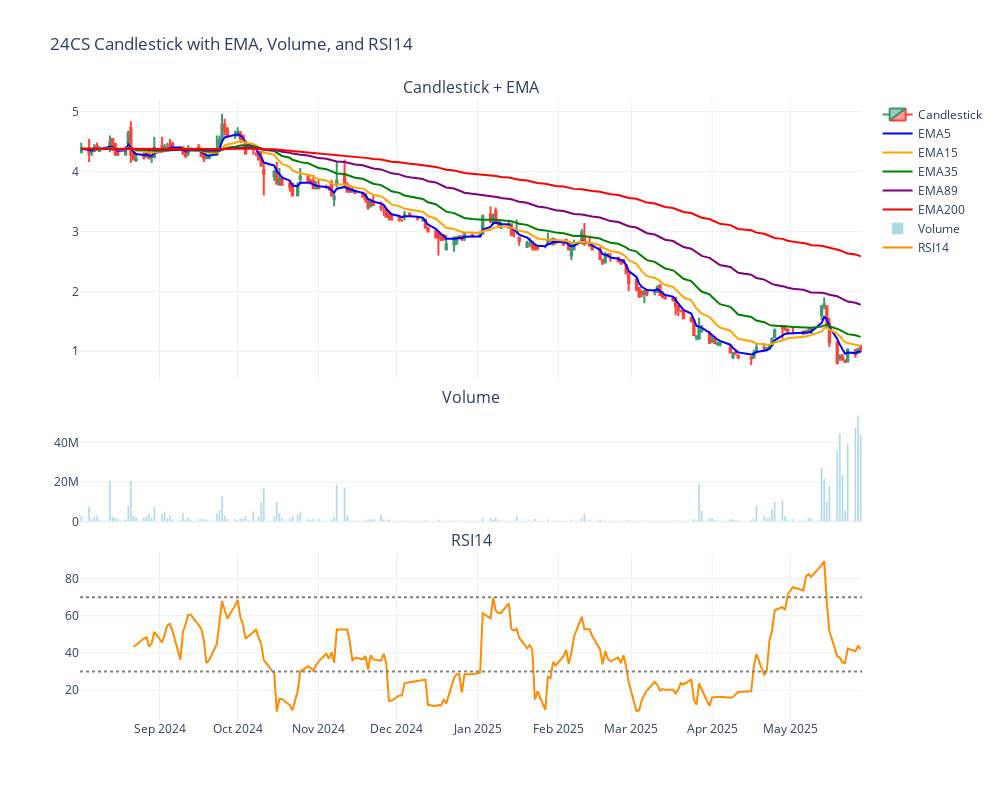

The notebook cell saved with this chart:
### Code cell
import plotly.graph_objects as go
from plotly.subplots import make_subplots

# 🔹 เลือกหุ้นเดียว (เช่น 24CS)
ohlc_df = df_cand[df_cand["symbol"] == "24CS"].copy()

# 🔹 จัดการ index
ohlc_df["time"] = pd.to_datetime(ohlc_df["time"])
ohlc_df = ohlc_df.sort_values("time")
ohlc_df = ohlc_df.set_index("time")
ohlc_df.index.name = "Date"

# 🔹 Rename columns
ohlc_df = ohlc_df.rename(columns={
    "open_price": "Open",
    "high_price": "High",
    "low_price": "Low",
    "close_price": "Close",
    "volume": "Volume"
})

# 🔹 เลือก 200 วันล่าสุด
ohlc_df = ohlc_df.tail(200)

# 🔹 คำนวณ EMA
for p in [5, 15, 35, 89, 200]:
    ohlc_df[f"EMA{p}"] = ohlc_df["Close"].ewm(span=p, adjust=False).mean()

# 🔹 คำนวณ RSI14
delta = ohlc_df["Close"].diff()
gain = (delta.where(delta > 0, 0)).rolling(14).mean()
loss = (-delta.where(delta < 0, 0)).rolling(14).mean()
rs = gain / loss
ohlc_df["RSI14"] = 100 - (100 / (1 + rs))

# ✅ Subplots (3 แถว)
fig = make_subplots(
    rows=3, cols=1, shared_xaxes=True,
    row_heights=[0.5, 0.2, 0.3],
    vertical_spacing=0.05,
    subplot_titles=("Candlestick + EMA", "Volume", "RSI14")
)

# ✅ Candlestick
fig.add_trace(go.Candlestick(
    x=ohlc_df.index,
    open=ohlc_df['Open'],
    high=ohlc_df['High'],
    low=ohlc_df['Low'],
    close=ohlc_df['Close'],
    name="Candlestick"
), row=1, col=1)

# ✅ EMA lines
colors = {5:"blue", 15:"orange", 35:"green", 89:"purple", 200:"red"}
for p in [5, 15, 35, 89, 200]:
    fig.add_trace(go.Scatter(
        x=ohlc_df.index,
        y=ohlc_df[f"EMA{p}"],
        mode="lines",
        line=dict(width=2, color=colors[p]),
        name=f"EMA{p}"
    ), row=1, col=1)

# ✅ Volume
fig.add_trace(go.Bar(
    x=ohlc_df.index,
    y=ohlc_df['Volume'],
    marker_color="lightblue",
    name="Volume"
), row=2, col=1)

# ✅ RSI14
fig.add_trace(go.Scatter(
    x=ohlc_df.index,
    y=ohlc_df["RSI14"],
    line=dict(color="darkorange", width=2),
    name="RSI14"
), row=3, col=1)

# ✅ เส้นระดับ RSI 30 และ 70
for level in [30, 70]:
    fig.add_hline(y=level, line_dash="dot", line_color="gray", row=3, col=1)

# ✅ Layout
fig.update_layout(
    title="24CS Candlestick with EMA, Volume, and RSI14",
    xaxis_rangeslider_visible=False,
    template="plotly_white",
    width=1000,
    height=800
)

fig.show()

### Figure 1 — Plotly figure (JSON) as saved in the notebook; plotly's stock layout.template omitted (floating-point values rounded to 4 significant figures; data arrays with more than 128 entries replaced by an {"elided": "..."} marker saying what was removed)
{"data": [{"close": {"elided": "200 float values"}, "high": {"elided": "200 float values"}, "low": {"elided": "200 float values"}, "name": "Candlestick", "open": {"elided": "200 float values"}, "type": "candlestick", "x": {"elided": "200 str values"}, "xaxis": "x", "yaxis": "y"}, {"line": {"color": "blue", "width": 2}, "mode": "lines", "name": "EMA5", "type": "scatter", "x": {"elided": "200 str values"}, "xaxis": "x", "y": {"elided": "200 float values"}, "yaxis": "y"}, {"line": {"color": "orange", "width": 2}, "mode": "lines", "name": "EMA15", "type": "scatter", "x": {"elided": "200 str values"}, "xaxis": "x", "y": {"elided": "200 float values"}, "yaxis": "y"}, {"line": {"color": "green", "width": 2}, "mode": "lines", "name": "EMA35", "type": "scatter", "x": {"elided": "200 str values"}, "xaxis": "x", "y": {"elided": "200 float values"}, "yaxis": "y"}, {"line": {"color": "purple", "width": 2}, "mode": "lines", "name": "EMA89", "type": "scatter", "x": {"elided": "200 str values"}, "xaxis": "x", "y": {"elided": "200 float values"}, "yaxis": "y"}, {"line": {"color": "red", "width": 2}, "mode": "lines", "name": "EMA200", "type": "scatter", "x": {"elided": "200 str values"}, "xaxis": "x", "y": {"elided": "200 float values"}, "yaxis": "y"}, {"marker": {"color": "lightblue"}, "name": "Volume", "type": "bar", "x": {"elided": "200 str values"}, "xaxis": "x2", "y": {"elided": "200 int values"}, "yaxis": "y2"}, {"line": {"color": "darkorange", "width": 2}, "name": "RSI14", "type": "scatter", "x": {"elided": "200 str values"}, "xaxis": "x3", "y": {"elided": "200 float values"}, "yaxis": "y3"}], "layout": {"annotations": [{"font": {"size": 16}, "showarrow": false, "text": "Candlestick + EMA", "x": 0.5, "xanchor": "center", "xref": "paper", "y": 1, "yanchor": "bottom", "yref": "paper"}, {"font": {"size": 16}, "showarrow": false, "text": "Volume", "x": 0.5, "xanchor": "center", "xref": "paper", "y": 0.5, "yanchor": "bottom", "yref": "paper"}, {"font": {"size": 16}, "showarrow": false, "text": "RSI14", "x": 0.5, "xanchor": "center", "xref": "paper", "y": 0.27, "yanchor": "bottom", "yref": "paper"}], "height": 800, "shapes": [{"line": {"color": "gray", "dash": "dot"}, "type": "line", "x0": 0, "x1": 1, "xref": "x3 domain", "y0": 30, "y1": 30, "yref": "y3"}, {"line": {"color": "gray", "dash": "dot"}, "type": "line", "x0": 0, "x1": 1, "xref": "x3 domain", "y0": 70, "y1": 70, "yref": "y3"}], "title": {"text": "24CS Candlestick with EMA, Volume, and RSI14"}, "width": 1000, "xaxis": {"anchor": "y", "domain": [0, 1], "matches": "x3", "rangeslider": {"visible": false}, "showticklabels": false}, "xaxis2": {"anchor": "y2", "domain": [0, 1], "matches": "x3", "showticklabels": false}, "xaxis3": {"anchor": "y3", "domain": [0, 1]}, "yaxis": {"anchor": "x", "domain": [0.55, 1]}, "yaxis2": {"anchor": "x2", "domain": [0.32, 0.5]}, "yaxis3": {"anchor": "x3", "domain": [0, 0.27]}}}
